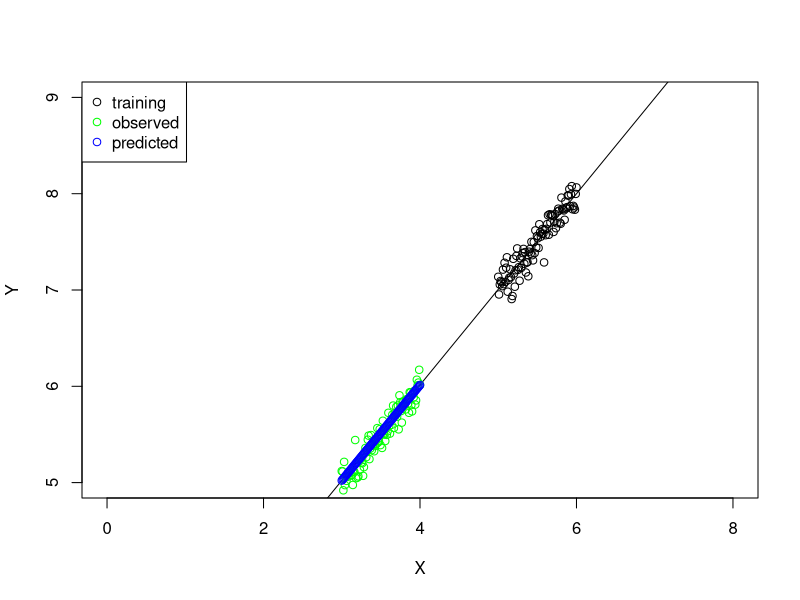
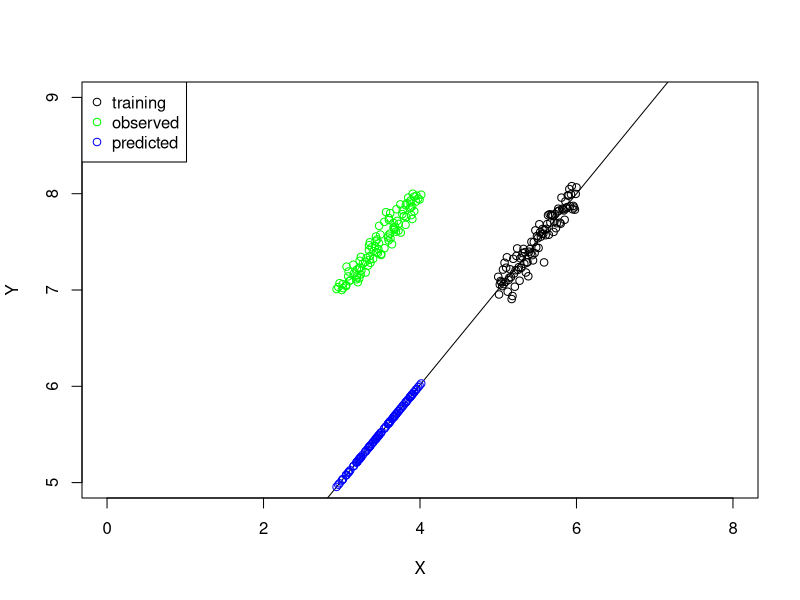

Source code (R) for these figures, in order:
#### Simple ###

set.seed(42)

# X --> Y
# Training phase (DGP)
X = seq(5,6, length.out = 100) 
Y = 2 + 1 * X + 0.1*rnorm(100) 
df = data.frame(X=X, Y=Y)
plot(Y ~ X, xlim=c(0,8), ylim=c(5,9), df)
lm.prediction = lm(Y ~ X, df)
abline(lm.prediction)

# Generation of the novel data points (X shifted by 2)
X = X - 2 
Y = 2 + 1 * X + 0.1 *rnorm(100)
points(x=X, y=Y, col='green')
y_pred = predict(lm.prediction, data.frame(X=X))
points(x=X, y_pred, col='blue')
legend('topleft', c('training', 'observed', 'predicted'),col=c('black', 'green', 'blue'), pch=1)

# Y --> X
# Data Generating Process in the Training phase
Y = seq(7,8, length.out = 100) 
X = Y - 2 - 0.1*rnorm(100)
plot(Y ~ X, xlim=c(0,8), ylim=c(5,9), df)
# Training the model on the data 
lm.prediction = lm(Y ~ X, df)
abline(lm.prediction)

# Generation of the novel data point (Y causes)
Y = seq(7,8, length.out = 100)
X = Y - 2 - 0.1*rnorm(100) 
X = X - 2 #X is perturbed by -2
y_pred = predict(lm.prediction, data.frame(X=X))
points(x=X, y_pred, col='blue')
points(x=X, y=Y, col='green')
legend('topleft', c('training', 'observed', 'predicted'),col=c('black', 'green', 'blue'), pch=1)
